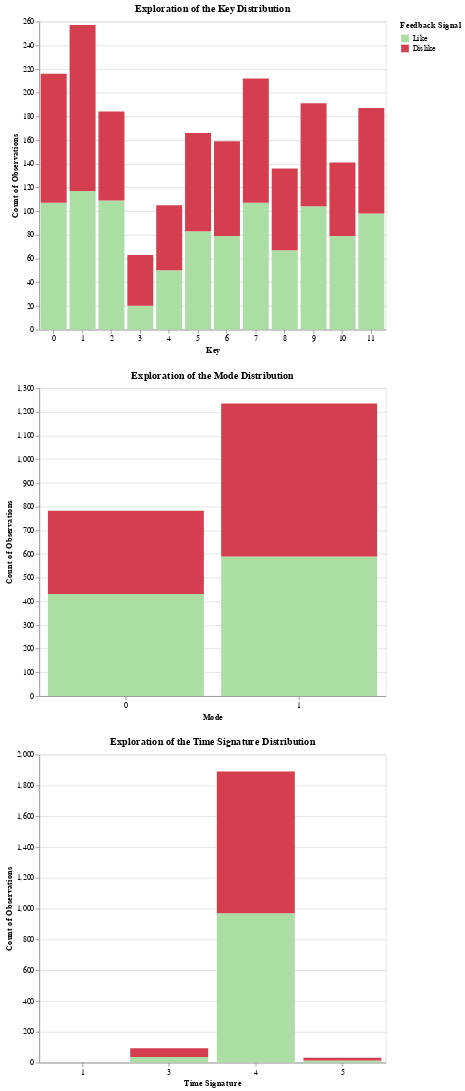

Write notebook code for a chart like this one.
### Code cell
features = ["key",
            "mode",
            "time_signature"]
bin_sizes = []

plot_distribution(df, features, "O", bin_sizes)

### Figure 1 — Vega-Lite specification as saved in the notebook (floating-point values rounded to 4 significant figures; data arrays with more than 128 entries replaced by an {"elided": "..."} marker saying what was removed)
{"config": {"view": {"continuousWidth": 300, "continuousHeight": 300}}, "vconcat": [{"mark": {"type": "bar"}, "encoding": {"color": {"field": "target", "legend": {"title": "Feedback Signal"}, "scale": {"range": ["#abdda4", "#d53e4f"]}, "sort": ["Like", "Dislike"], "type": "nominal"}, "tooltip": [{"aggregate": "count", "title": "Observations", "type": "quantitative"}], "x": {"axis": {"labelAngle": 0, "title": "Key"}, "bin": null, "field": "key", "type": "ordinal"}, "y": {"aggregate": "count", "axis": {"title": "Count of Observations"}, "stack": "zero", "type": "quantitative"}}, "height": 400, "title": "Exploration of the Key Distribution", "width": 450}, {"mark": {"type": "bar"}, "encoding": {"color": {"field": "target", "legend": {"title": "Feedback Signal"}, "scale": {"range": ["#abdda4", "#d53e4f"]}, "sort": ["Like", "Dislike"], "type": "nominal"}, "tooltip": [{"aggregate": "count", "title": "Observations", "type": "quantitative"}], "x": {"axis": {"labelAngle": 0, "title": "Mode"}, "bin": null, "field": "mode", "type": "ordinal"}, "y": {"aggregate": "count", "axis": {"title": "Count of Observations"}, "stack": "zero", "type": "quantitative"}}, "height": 400, "title": "Exploration of the Mode Distribution", "width": 450}, {"mark": {"type": "bar"}, "encoding": {"color": {"field": "target", "legend": {"title": "Feedback Signal"}, "scale": {"range": ["#abdda4", "#d53e4f"]}, "sort": ["Like", "Dislike"], "type": "nominal"}, "tooltip": [{"aggregate": "count", "title": "Observations", "type": "quantitative"}], "x": {"axis": {"labelAngle": 0, "title": "Time Signature"}, "bin": null, "field": "time_signature", "type": "ordinal"}, "y": {"aggregate": "count", "axis": {"title": "Count of Observations"}, "stack": "zero", "type": "quantitative"}}, "height": 400, "title": "Exploration of the Time Signature Distribution", "width": 450}], "data": {"name": "data-e216829d4f9c1286c8223a144adcec7c"}, "$schema": "https://vega.github.io/schema/vega-lite/v5.8.0.json", "datasets": {"data-e216829d4f9c1286c8223a144adcec7c": {"elided": "2017 records"}}}
